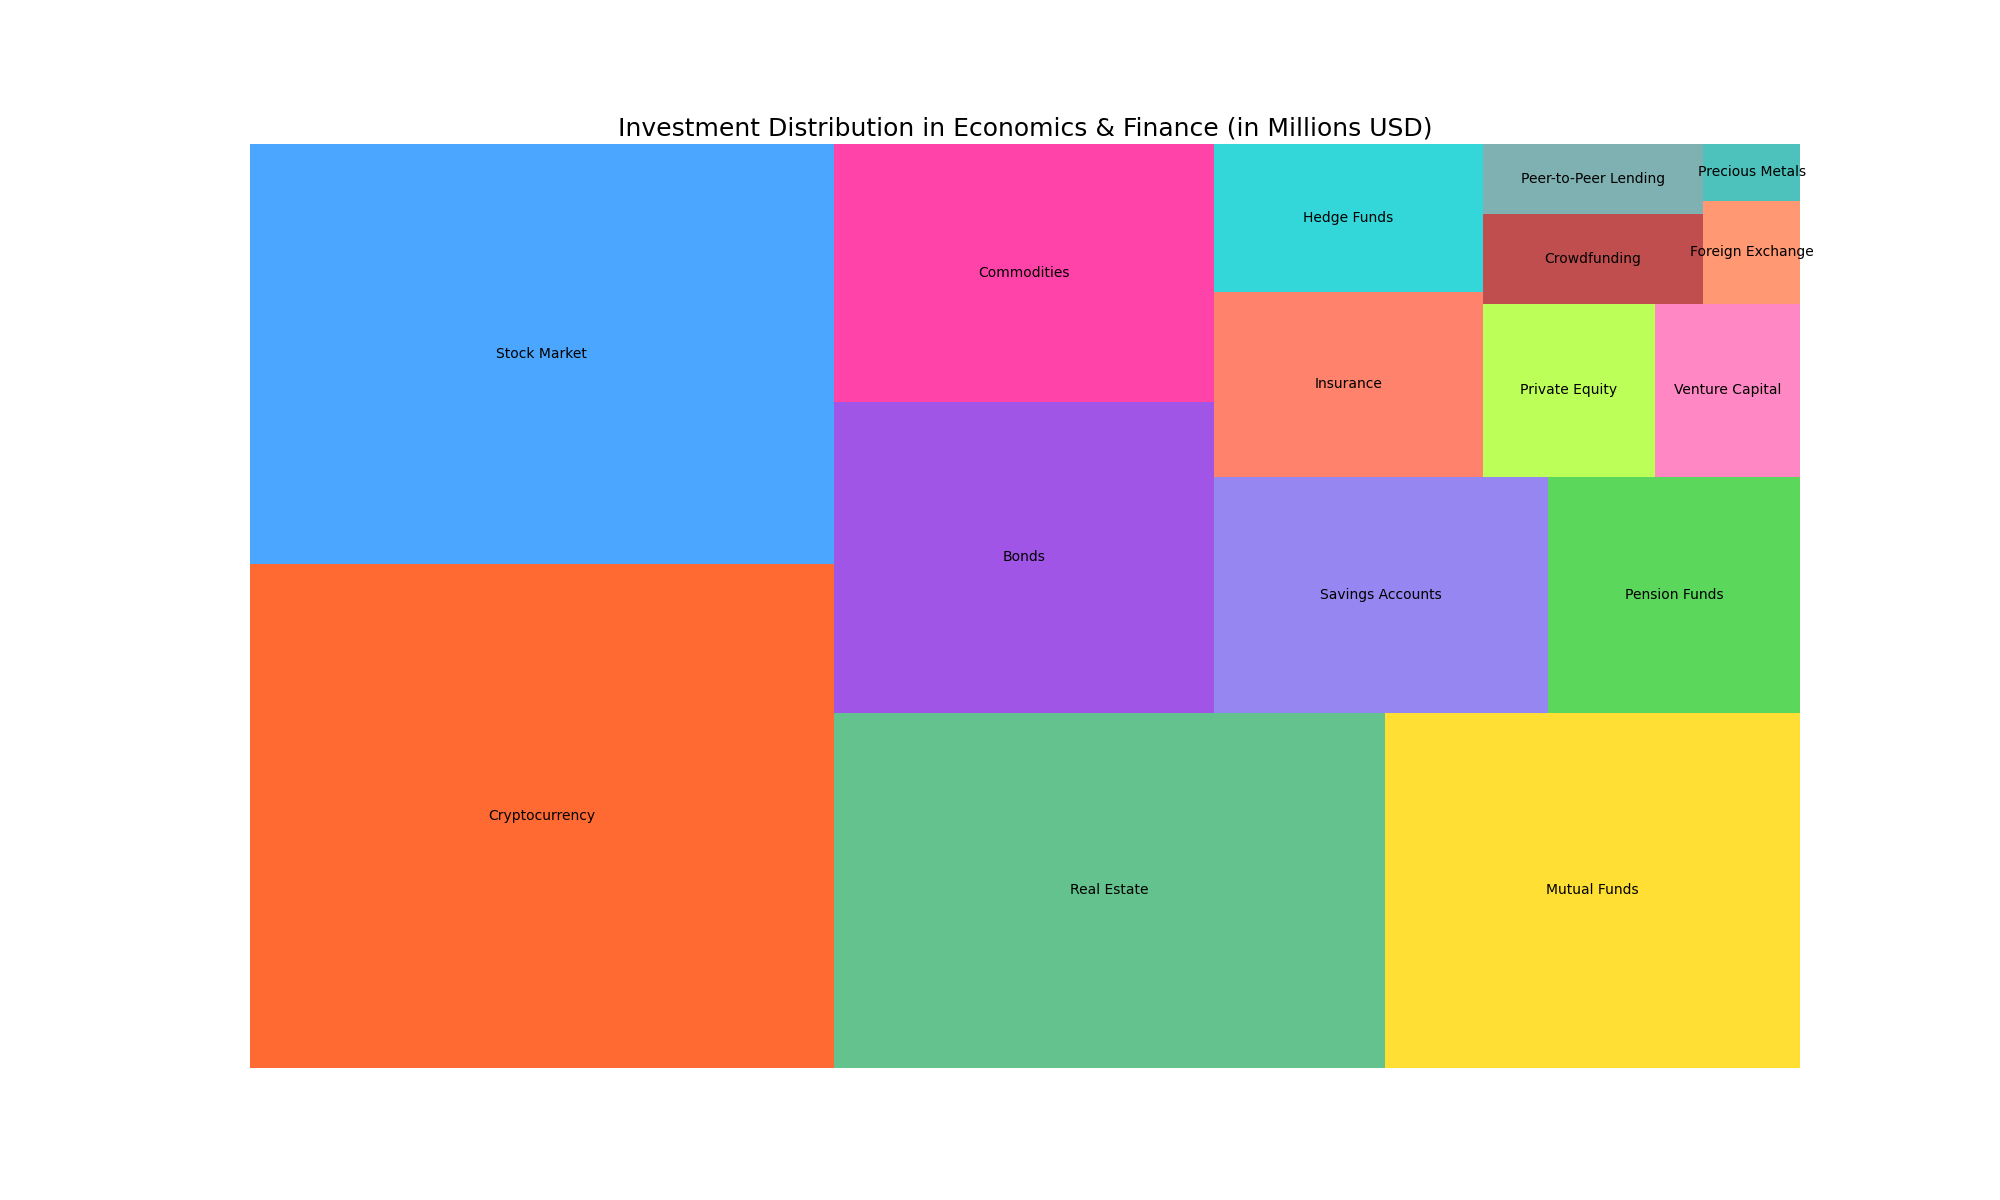

This chart was generated by the following Python code:

import matplotlib.pyplot as plt
import pandas as pd
import squarify

# Data
data = {
    'Category': ['Cryptocurrency', 'Stock Market', 'Real Estate', 'Mutual Funds', 'Bonds', 'Commodities', 
                 'Savings Accounts', 'Pension Funds', 'Insurance', 'Hedge Funds', 'Private Equity', 
                 'Venture Capital', 'Crowdfunding', 'Peer-to-Peer Lending', 'Foreign Exchange', 'Precious Metals'],
    'Amount': [300.4, 250.8, 200.3, 150.6, 120.9, 100.2, 80.5, 60.7, 50.8, 40.6, 30.4, 25.7, 20.3, 15.8, 10.2, 5.6]
}

df = pd.DataFrame(data)

# Color scheme picked to be distinct and visually appealing
colors = ['#FF4500', '#1E90FF', '#3CB371', '#FFD700', '#8A2BE2', 
          '#FF1493', '#7B68EE', '#32CD32', '#FF6347', '#00CED1', 
          '#ADFF2F', '#FF69B4', '#B22222', '#5F9EA0', '#FF7F50', '#20B2AA']

# Plotting the Treemap
plt.figure(figsize=(20, 12))  # Adjusted width and height
squarify.plot(sizes=df['Amount'], label=df['Category'], color=colors, alpha=0.8)
plt.title('Investment Distribution in Economics & Finance (in Millions USD)', fontsize=18)
plt.axis('off')
plt.show()
